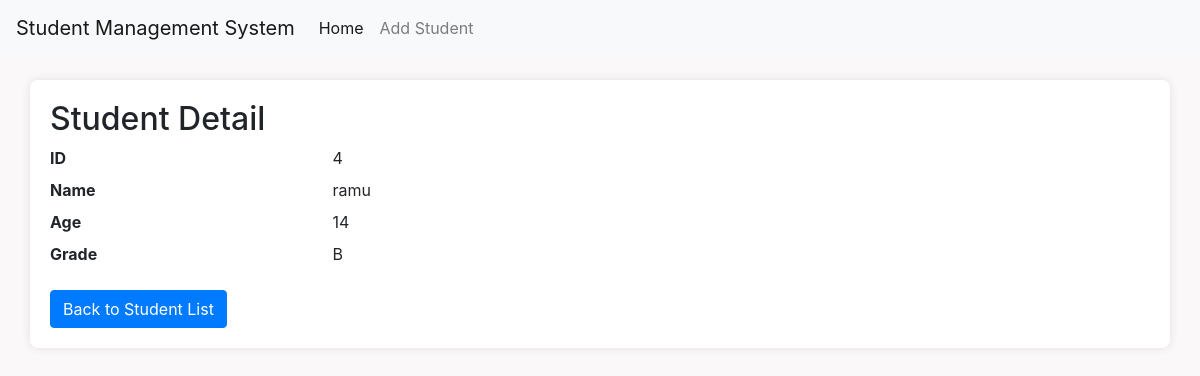
/student/4/, run on the app's committed database.
### students/models.py (models this page shows, shortened)
class Student(models.Model):
    name = models.CharField(max_length=100)
    age = models.IntegerField()
    grade = models.CharField(max_length=2)

### students/views.py (the view)
# urls.py: path('student/<int:pk>/', views.student_detail, name='student_detail'),
def student_detail(request, pk):
    student = get_object_or_404(Student, pk=pk)
    return render(request, 'students/student_detail.html', {'student': student})

### students/templates/students/student_detail.html
{% extends 'base_generic.html' %}
{% block content %}
  <h2>Student Detail</h2>
  <dl class="row">
    <dt class="col-sm-3">ID</dt>
    <dd class="col-sm-9">{{ student.id }}</dd>
    <dt class="col-sm-3">Name</dt>
    <dd class="col-sm-9">{{ student.name }}</dd>
    <dt class="col-sm-3">Age</dt>
    <dd class="col-sm-9">{{ student.age }}</dd>
    <dt class="col-sm-3">Grade</dt>
    <dd class="col-sm-9">{{ student.grade }}</dd>
  </dl>
  <a class="btn btn-primary" href="{% url 'student_list' %}">Back to Student List</a>
{% endblock %}

### students/templates/base_generic.html (style rules this page uses)
body { background-color: #faf8f9; }

### data on the page
Student: id "4", name "ramu", age "14", grade "B"
